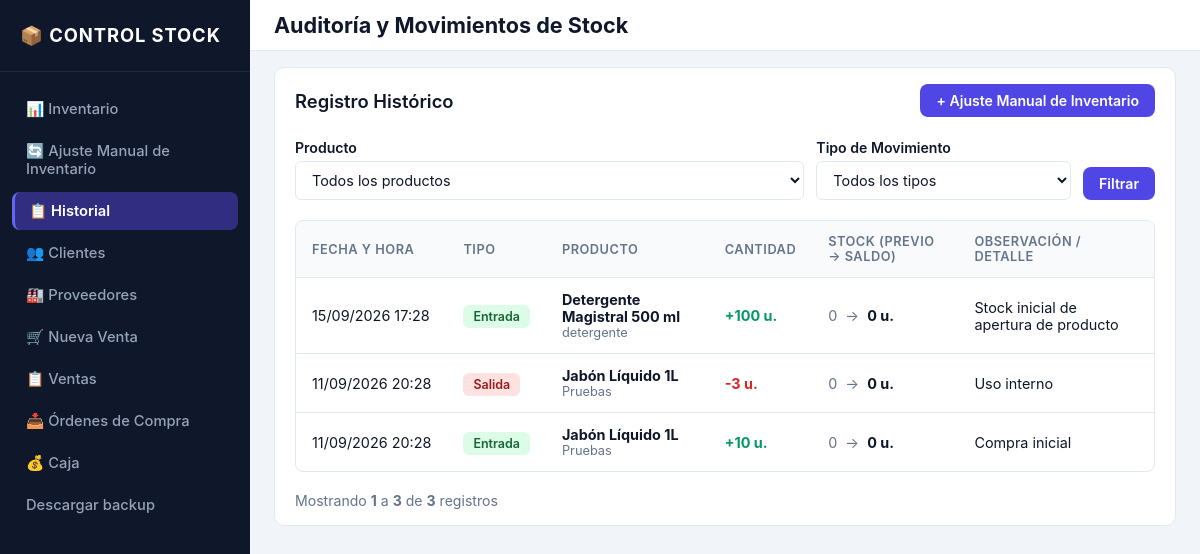
The page /movimientos/ on the database as committed earlier.
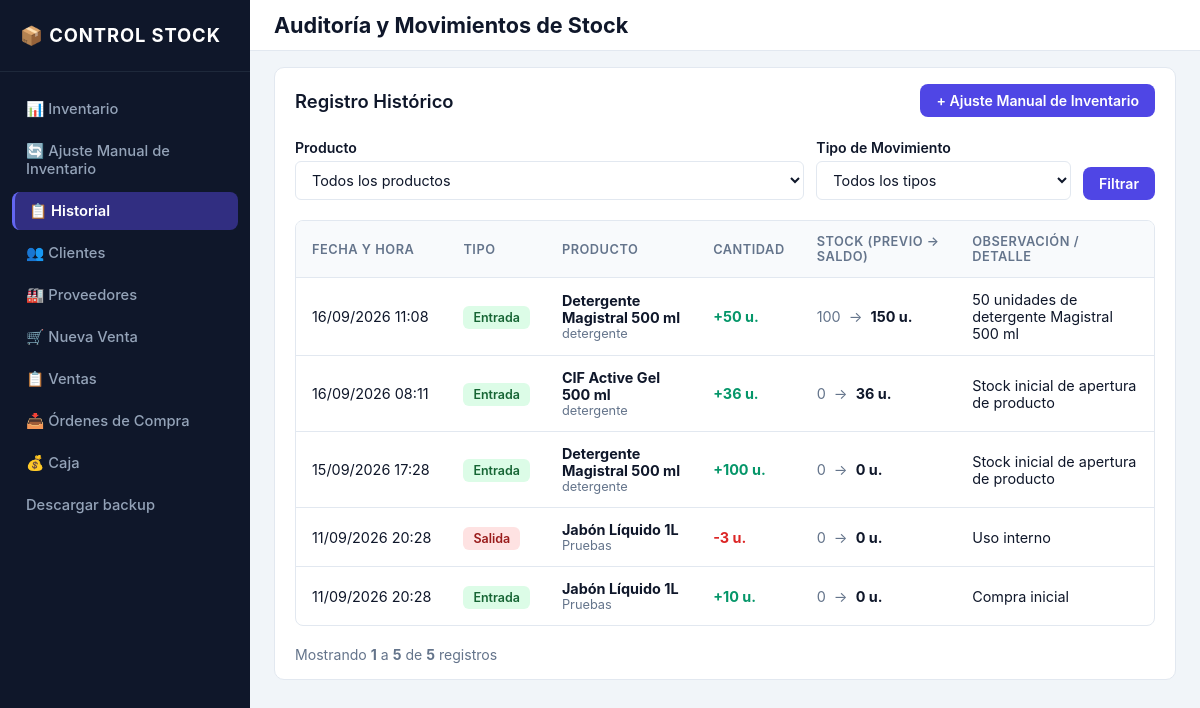
The same page on the database as committed later.
### inventario/models.py (models this page shows, shortened)
class Movimiento(models.Model):
    class TipoMovimiento(models.TextChoices):
        ENTRADA = "ENTRADA", "Entrada"
        SALIDA = "SALIDA", "Salida"
        AJUSTE = "AJUSTE", "Ajuste"
    producto = models.ForeignKey(
        Producto,
        on_delete=models.PROTECT,
        related_name="movimientos",
        verbose_name="Producto",
    )
    tipo = models.CharField(
        max_length=10,
        choices=TipoMovimiento.choices,
        verbose_name="Tipo de Movimiento",
    )
    cantidad = models.PositiveIntegerField(
        validators=[MinValueValidator(1)],
        verbose_name="Cantidad",
        help_text="Cantidad de unidades involucradas en el movimiento.",
    )
    stock_anterior = models.PositiveIntegerField(
        default=0,
        verbose_name="Stock anterior",
    )
    stock_posterior = models.PositiveIntegerField(
        default=0,
        verbose_name="Stock posterior",
    )
    created_by = models.ForeignKey(
        settings.AUTH_USER_MODEL,
        on_delete=models.SET_NULL,
        null=True,
        blank=True,
        related_name="movimientos",
        verbose_name="Usuario / Creado por",
    )
    fecha = models.DateTimeField(default=timezone.now)
    observacion = models.CharField(
        max_length=255,
        blank=True,
        null=True,
        verbose_name="Observación",
    )
    pedido = models.ForeignKey(
        "Pedido",
        on_delete=models.SET_NULL,
        null=True,
        blank=True,
        related_name="movimientos",
        verbose_name="Pedido",
    )
    orden_compra = models.ForeignKey(
        "OrdenCompra",
        on_delete=models.SET_NULL,
        null=True,
        blank=True,
        related_name="movimientos",
        verbose_name="Orden de compra",
    )
    objects = MovimientoQuerySet.as_manager()
    class Meta:
        verbose_name = "Movimiento"
        verbose_name_plural = "Movimientos"
        ordering = ["-fecha"]

class Producto(models.Model):
    nombre = models.CharField(max_length=150, unique=True, verbose_name="Nombre")
    descripcion = models.TextField(blank=True, null=True, verbose_name="Descripcion")
    categoria = models.ForeignKey(
        Categoria, on_delete=models.PROTECT, related_name="productos",
        verbose_name="Categoria",
    )
    precio_unitario = models.DecimalField(
        max_digits=10,
        decimal_places=2,
        default=Decimal("0.00"),
        validators=[MinValueValidator(Decimal("0.00"))],
        verbose_name="Precio unitario",
    )
    stock_actual = models.PositiveIntegerField(default=0, verbose_name="Stock actual")
    stock_minimo = models.PositiveIntegerField(default=0, verbose_name="Stock minimo")
    activo = models.BooleanField(default=True, verbose_name="activo")
    fecha_creacion = models.DateTimeField(auto_now_add=True, verbose_name="Fecha de creación")
    fecha_actualizacion = models.DateTimeField(auto_now=True, verbose_name="Última actualización")
    class Meta:
        verbose_name = "Producto"
        verbose_name_plural = "Productos"
        ordering = ["nombre"]
        constraints = [
            models.CheckConstraint(
                condition=models.Q(stock_actual__gte=0),
                name="chk_stock_actual_no_negativo",
            ),
            models.CheckConstraint(
                condition=models.Q(stock_minimo__gte=0),
                name="chk_stock_minimo_no_negativo",
            ),
        ]

class Categoria(models.Model):
    nombre = models.CharField(max_length=100, unique=True, verbose_name="Nombre")
    class Meta:
        verbose_name = "Categoria"
        verbose_name_plural = "Categorias"
        ordering = ["nombre"]

### inventario/views.py (the view)
# urls.py: path("movimientos/", views.movimiento_historial, name="movimiento_historial"),
def movimiento_historial(request):
    tipo_filtro = request.GET.get("tipo", "").strip()
    producto_filtro = request.GET.get("producto", "").strip()
    movimientos = Movimiento.objects.select_related(
        "producto__categoria",
        "created_by",
        "pedido",
        "orden_compra",
    ).all()
    if tipo_filtro:
        movimientos = movimientos.filter(tipo=tipo_filtro)
    if producto_filtro:
        movimientos = movimientos.filter(producto_id=producto_filtro)
    productos = Producto.objects.all().order_by("nombre")
    paginator = Paginator(movimientos, 20)
    page_number = request.GET.get("page")
    page_obj = paginator.get_page(page_number)
    return render(
        request,
        "inventario/movimiento_historial.html",
        {
            "movimientos": page_obj,
            "page_obj": page_obj,
            "productos": productos,
            "tipos": Movimiento.TipoMovimiento.choices,
            "tipo_seleccionado": tipo_filtro,
            "producto_seleccionado": producto_filtro,
        },
    )

### templates/inventario/movimiento_historial.html (shortened to what this page needs)
{% extends 'base.html' %}
{% block topbar_title %}Auditoría y Movimientos de Stock{% endblock %}
{% block content %}
<div class="card">
    <div class="card-header-flex">
        <h2 class="card-title">Registro Histórico</h2>
        <div class="action-bar">
            <a href="{% url 'movimiento_crear' %}" class="btn btn-primary">+ Ajuste Manual de Inventario</a>
        </div>
    </div>
    <form method="get" class="filter-form">
        <div class="filter-input-main">
            <label class="form-label">Producto</label>
            <select name="producto" class="form-control">
                <option value="">Todos los productos</option>
            </select>
        </div>
        <div class="filter-input-sec">
            <label class="form-label">Tipo de Movimiento</label>
            <select name="tipo" class="form-control">
                <option value="">Todos los tipos</option>
            </select>
        </div>
        <div>
            <button type="submit" class="btn btn-primary">Filtrar</button>
        </div>
    </form>
    <div class="table-responsive">
        <table>
            <thead>
                <tr>
                    <th>Fecha y Hora</th>
                    <th>Tipo</th>
                    <th>Producto</th>
                    <th>Cantidad</th>
                    <th>Stock (Previo → Saldo)</th>
                    <th>Observación / Detalle</th>
                </tr>
            </thead>
            <tbody>
                {% for m in movimientos %}
                <tr>
                    <td class="text-nowrap">{{ m.fecha|date:"d/m/Y H:i" }}</td>
                    <td>
                        {% if m.tipo == 'ENTRADA' %}
                            <span class="badge badge-success">Entrada</span>
                        {% elif m.tipo == 'SALIDA' %}
                            <span class="badge badge-danger">Salida</span>
                        {% elif m.tipo == 'AJUSTE' %}
                            <span class="badge badge-info">Ajuste</span>
                        {% else %}
                            <span class="badge">{{ m.get_tipo_display }}</span>
                        {% endif %}
                    </td>
                    <td>
                        <strong>{{ m.producto.nombre }}</strong>
                        {% if m.producto.categoria %}
                            <div class="form-desc">{{ m.producto.categoria.nombre }}</div>
                        {% endif %}
                    </td>
                    <td class="text-nowrap">
                        {% if m.tipo == 'ENTRADA' %}
                            <strong class="text-success">+{{ m.cantidad }} u.</strong>
                        {% elif m.tipo == 'SALIDA' %}
                            <strong class="text-danger">-{{ m.cantidad }} u.</strong>
                        {% else %}
                            <strong>{{ m.cantidad }} u.</strong>
                        {% endif %}
                    </td>
                    <td class="text-nowrap">
                        <span class="text-muted">{{ m.stock_anterior }}</span>
                        <span class="text-muted-aux">→</span>
                        <strong>{{ m.stock_posterior }} u.</strong>
                    </td>
                    <td>
                        {{ m.observacion|default:"—" }}
                    </td>
                </tr>
                {% empty %}
                <tr>
                    <td colspan="6" class="empty-row">No se encontraron movimientos registrados con los criterios seleccionados.</td>
                </tr>
                {% endfor %}
            </tbody>
        </table>
    </div>
    {% include 'inventario/includes/pagination.html' %}
</div>
{% endblock %}

Rows that differ between the two databases and show on the page:
added Movimiento: fecha "16/09/2026 11:08", tipo "Entrada", producto.nombre "Detergente Magistral 500 ml", producto.categoria.nombre "detergente", cantidad "50", stock_anterior "100", stock_posterior "150", observacion "50 unidades de detergente Magistral 500 ml"
added Movimiento: fecha "16/09/2026 08:11", tipo "Entrada", producto.nombre "CIF Active Gel 500 ml", producto.categoria.nombre "detergente", cantidad "36", stock_anterior "0", stock_posterior "36", observacion "Stock inicial de apertura de producto"
Other text that changed with them:
{{ page_obj.end_index }}: "3" → "5"
{{ page_obj.paginator.count }}: "3" → "5"
